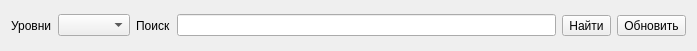
<?xml version="1.0" encoding="UTF-8"?>
<ui version="4.0">
 <class>Searcher</class>
 <widget class="QWidget" name="Searcher">
  <property name="geometry">
   <rect>
    <x>0</x>
    <y>0</y>
    <width>697</width>
    <height>51</height>
   </rect>
  </property>
  <property name="windowTitle">
   <string>Form</string>
  </property>
  <layout class="QHBoxLayout" name="horizontalLayout">
   <item>
    <widget class="QLabel" name="l_levels">
     <property name="text">
      <string>Уровни</string>
     </property>
    </widget>
   </item>
   <item>
    <widget class="QComboBox" name="cb_levels"/>
   </item>
   <item>
    <widget class="QLabel" name="l_search">
     <property name="text">
      <string>Поиск</string>
     </property>
    </widget>
   </item>
   <item>
    <widget class="QLineEdit" name="le_text"/>
   </item>
   <item>
    <widget class="QToolButton" name="b_search">
     <property name="text">
      <string>Найти</string>
     </property>
    </widget>
   </item>
   <item>
    <widget class="QToolButton" name="b_update">
     <property name="text">
      <string>Обновить</string>
     </property>
    </widget>
   </item>
  </layout>
 </widget>
 <resources/>
 <connections/>
</ui>
